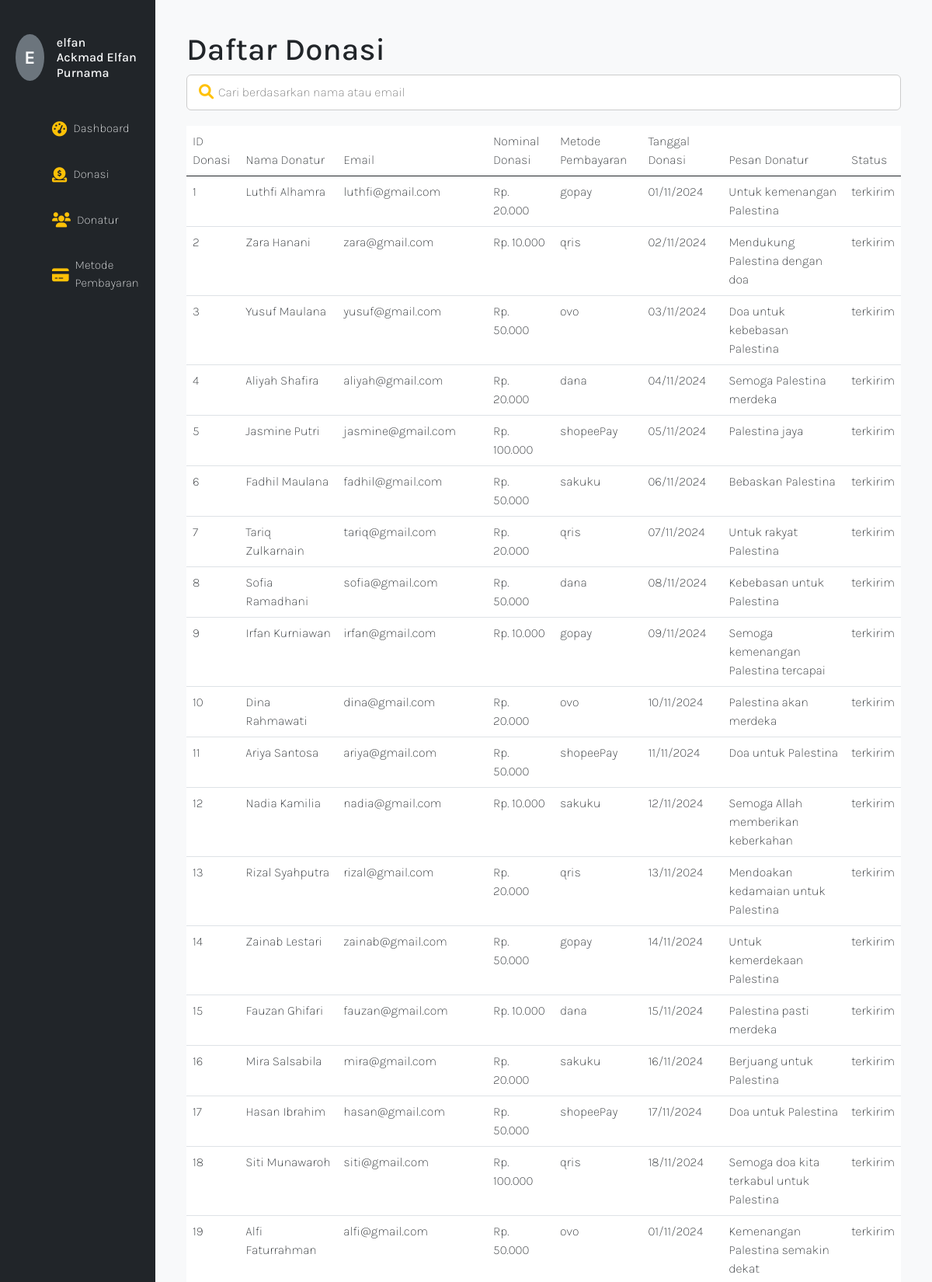
The app's page /admin.php?page=donasi (signed in, upper part) with its own data.
### tables this page shows
CREATE TABLE `donatur` (
  `id_donatur` int(11) NOT NULL AUTO_INCREMENT,
  `nama_donatur` varchar(100) NOT NULL,
  `telephone` bigint(20) NOT NULL,
  `nominal` int(50) NOT NULL,
  `email` varchar(255) NOT NULL,
  `metode_pembayaran` varchar(100) NOT NULL,
  `pesan` text NOT NULL,
  `give_at` timestamp NOT NULL DEFAULT current_timestamp() ON UPDATE current_timestamp(),
  `status` varchar(50) NOT NULL DEFAULT 'terkirim',
  PRIMARY KEY (`id_donatur`)
);

### pages/page_donasi.php (the view, shortened to what this page needs)
<h1>Daftar Donasi</h1>
<form method="GET" action="admin.php" class="search-form">
    <div class="search-container">
        <input type="text" name="search" placeholder="Cari berdasarkan nama atau email" value="<?= isset($_GET['search']) ? htmlspecialchars($_GET['search']) : '' ?>" />
        <button type="submit"><i class="fas fa-search"></i></button>
    </div>
</form>
<table class="table fade-in">
    <thead class="slide-in">
        <tr>
            <th>ID Donasi</th>
            <th>Nama Donatur</th>
            <th>Email</th>
            <th>Nominal Donasi</th>
            <th>Metode Pembayaran</th>
            <th>Tanggal Donasi</th>
            <th>Pesan Donatur</th>
            <th>Status</th>
        </tr>
    </thead>
    <tbody>
        <?php
        require_once 'include/connection.php';
        $search = isset($_GET['search']) ? mysqli_real_escape_string($conn, $_GET['search']) : '';
        if (!empty($search)) {
            $query = "SELECT * FROM donatur WHERE nama_donatur LIKE '%$search%' OR email LIKE '%$search%'";
        } else {
            $query = "SELECT * FROM donatur";
        }
        $result = mysqli_query($conn, $query);
        if ($result && mysqli_num_rows($result) > 0) {
            $index = 0;
            while ($data = mysqli_fetch_assoc($result)) {
                $id_donatur = $data['id_donatur'];
                $nama_donatur = $data['nama_donatur'];
                $email = $data['email'];
                $nominal = $data['nominal'];
                $metode_pembayaran = $data['metode_pembayaran'];
                $give_at = $data['give_at'];
                $pesan = $data['pesan'];
                $status = $data['status'];
                $rowClass = ($index % 2 == 0) ? 'fade-in-row-left' : 'fade-in-row-right';
        ?>
                <tr class="<?= $rowClass ?>">
                    <td><?= $id_donatur ?></td>
                    <td><?= htmlspecialchars($nama_donatur) ?></td>
                    <td><?= htmlspecialchars($email) ?></td>
                    <td>Rp. <?= number_format($nominal, 0, ',', '.') ?></td>
                    <td><?= htmlspecialchars($metode_pembayaran) ?></td>
                    <td><?= date('d/m/Y', strtotime($give_at)) ?></td>
                    <td><?= htmlspecialchars($pesan) ?></td>
                    <td><?= htmlspecialchars($status) ?></td>
                </tr>
        <?php
                $index++;
            }
        } else {
            echo "<tr><td colspan='8' class='text-center'>Tidak ada data ditemukan</td></tr>";
        }
        ?>
    </tbody>
</table>

### assets/css/style-admin.css (style rules this page uses)
* { font-family: "Karla", sans-serif; font-weight: 100; font-style: normal; scroll-behavior: smooth; }
.fade-in { animation: fadeIn 1s ease-in; }
.slide-in { animation: slideIn 5s ease-in forwards; }
.fade-in-row-left { opacity: 0; animation: fadeInRowLeft 5s forwards; }
.fade-in-row-right { opacity: 0; animation: fadeInRowRight 3s forwards; }
.search-form { margin-bottom: 20px; }
.search-container { position: relative; }
.search-container input[type="text"] { width: 100%; padding: 10px 40px; border-radius: 6px; border: 1px solid #ccc; font-size: 1rem; transition: border-color 0.3s; }
.search-container button { position: absolute; left: 10px; top: 50%; transform: translateY(-50%); background: none; border: none; cursor: pointer; color: #ffc107; font-size: 1.2rem; }

### admin.php (style rules this page uses)
.table tbody tr { cursor: default; }

### records on screen
donatur: id_donatur "1", nama_donatur "Luthfi Alhamra", email "luthfi@gmail.com", nominal "20.000", metode_pembayaran "gopay", give_at "01/11/2024", pesan "Untuk kemenangan Palestina", status "terkirim"
donatur: id_donatur "2", nama_donatur "Zara Hanani", email "zara@gmail.com", nominal "10.000", metode_pembayaran "qris", give_at "02/11/2024", pesan "Mendukung Palestina dengan doa", status "terkirim"
donatur: id_donatur "3", nama_donatur "Yusuf Maulana", email "yusuf@gmail.com", nominal "50.000", metode_pembayaran "ovo", give_at "03/11/2024", pesan "Doa untuk kebebasan Palestina", status "terkirim"
donatur: id_donatur "4", nama_donatur "Aliyah Shafira", email "aliyah@gmail.com", nominal "20.000", metode_pembayaran "dana", give_at "04/11/2024", pesan "Semoga Palestina merdeka", status "terkirim"
donatur: id_donatur "5", nama_donatur "Jasmine Putri", email "jasmine@gmail.com", nominal "100.000", metode_pembayaran "shopeePay", give_at "05/11/2024", pesan "Palestina jaya", status "terkirim"
donatur: id_donatur "6", nama_donatur "Fadhil Maulana", email "fadhil@gmail.com", nominal "50.000", metode_pembayaran "sakuku", give_at "06/11/2024", pesan "Bebaskan Palestina", status "terkirim"
donatur: id_donatur "7", nama_donatur "Tariq Zulkarnain", email "tariq@gmail.com", nominal "20.000", metode_pembayaran "qris", give_at "07/11/2024", pesan "Untuk rakyat Palestina", status "terkirim"
donatur: id_donatur "8", nama_donatur "Sofia Ramadhani", email "sofia@gmail.com", nominal "50.000", metode_pembayaran "dana", give_at "08/11/2024", pesan "Kebebasan untuk Palestina", status "terkirim"
donatur: id_donatur "9", nama_donatur "Irfan Kurniawan", email "irfan@gmail.com", nominal "10.000", metode_pembayaran "gopay", give_at "09/11/2024", pesan "Semoga kemenangan Palestina tercapai", status "terkirim"
donatur: id_donatur "10", nama_donatur "Dina Rahmawati", email "dina@gmail.com", nominal "20.000", metode_pembayaran "ovo", give_at "10/11/2024", pesan "Palestina akan merdeka", status "terkirim"
donatur: id_donatur "11", nama_donatur "Ariya Santosa", email "ariya@gmail.com", nominal "50.000", metode_pembayaran "shopeePay", give_at "11/11/2024", pesan "Doa untuk Palestina", status "terkirim"
donatur: id_donatur "12", nama_donatur "Nadia Kamilia", email "nadia@gmail.com", nominal "10.000", metode_pembayaran "sakuku", give_at "12/11/2024", pesan "Semoga Allah memberikan keberkahan", status "terkirim"
donatur: id_donatur "13", nama_donatur "Rizal Syahputra", email "rizal@gmail.com", nominal "20.000", metode_pembayaran "qris", give_at "13/11/2024", pesan "Mendoakan kedamaian untuk Palestina", status "terkirim"
donatur: id_donatur "14", nama_donatur "Zainab Lestari", email "zainab@gmail.com", nominal "50.000", metode_pembayaran "gopay", give_at "14/11/2024", pesan "Untuk kemerdekaan Palestina", status "terkirim"
donatur: id_donatur "15", nama_donatur "Fauzan Ghifari", email "fauzan@gmail.com", nominal "10.000", metode_pembayaran "dana", give_at "15/11/2024", pesan "Palestina pasti merdeka", status "terkirim"
donatur: id_donatur "16", nama_donatur "Mira Salsabila", email "mira@gmail.com", nominal "20.000", metode_pembayaran "sakuku", give_at "16/11/2024", pesan "Berjuang untuk Palestina", status "terkirim"
donatur: id_donatur "17", nama_donatur "Hasan Ibrahim", email "hasan@gmail.com", nominal "50.000", metode_pembayaran "shopeePay", give_at "17/11/2024", pesan "Doa untuk Palestina", status "terkirim"
donatur: id_donatur "18", nama_donatur "Siti Munawaroh", email "siti@gmail.com", nominal "100.000", metode_pembayaran "qris", give_at "18/11/2024", pesan "Semoga doa kita terkabul untuk Palestina", status "terkirim"
donatur: id_donatur "19", nama_donatur "Alfi Faturrahman", email "alfi@gmail.com", nominal "50.000", metode_pembayaran "ovo", give_at "01/11/2024", pesan "Kemenangan Palestina semakin dekat", status "terkirim"

### other values on screen
$initial "E"
$username "elfan"
$name "Ackmad Elfan Purnama"
